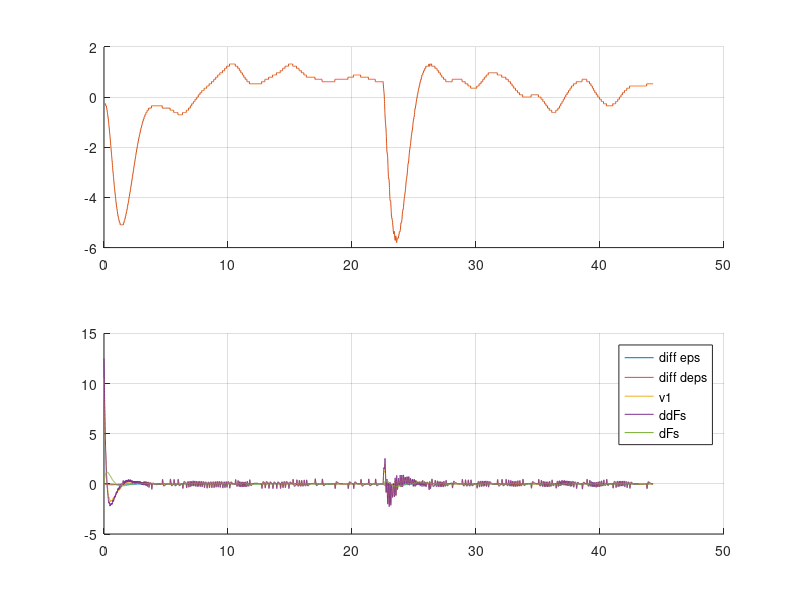

MATLAB code for this plot:
load dyn_ext_eps_static_meas

figure
subplot(211)
hold on
grid on

active_indices = log.signals(6).values == -1;
t_start = min(log.time(active_indices));
t_meas = log.time(active_indices) - t_start;

plot(t, rad2deg(eps(:, 1)))
plot(t_meas, rad2deg(log.signals(4).values(active_indices)))

subplot(212)
hold on
grid on
plot(t_meas, debug_out.signals(1).values(1,:), 'DisplayName', 'diff eps')
plot(t_meas, debug_out.signals(1).values(2,:), 'DisplayName', 'diff deps')
plot(t_meas, debug_out.signals(1).values(5,:), 'DisplayName', 'v1')
plot(t_meas, debug_out.signals(1).values(8,:), 'DisplayName', 'ddFs')
plot(t_meas, debug_out.signals(1).values(7,:), 'DisplayName', 'dFs')

legend show